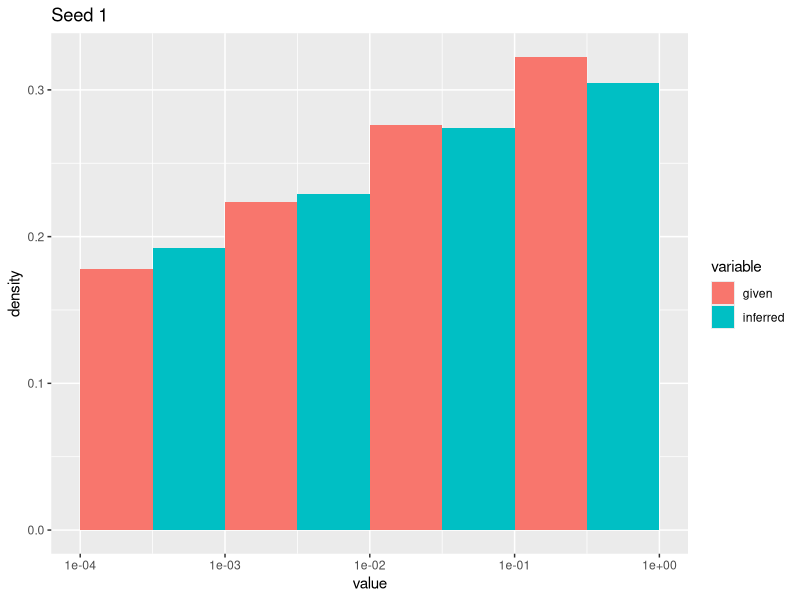
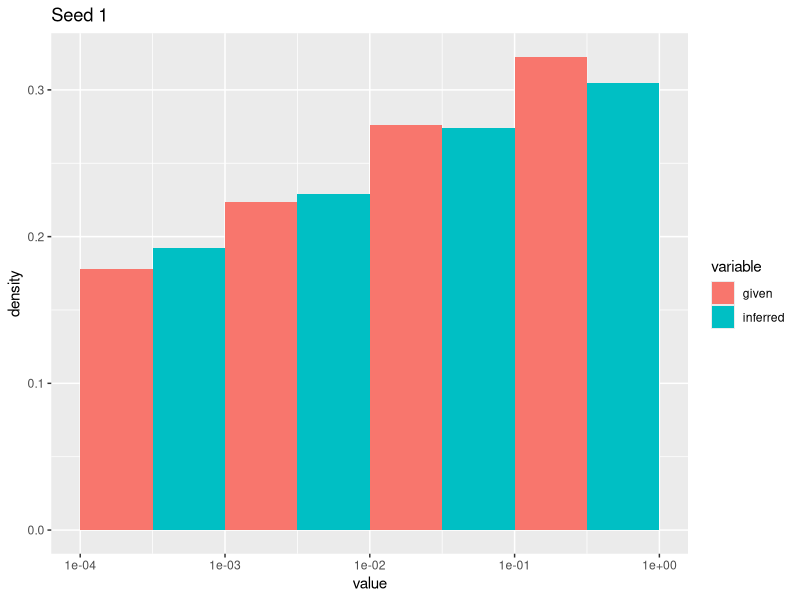
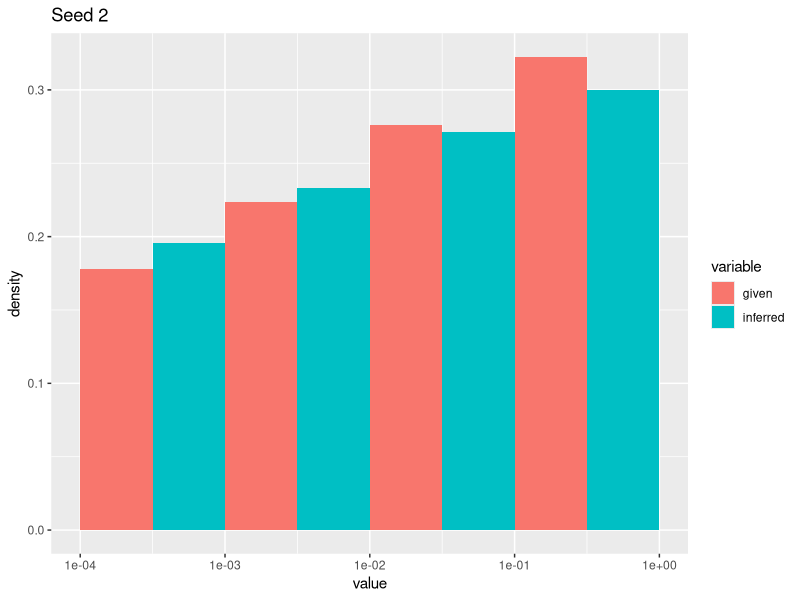
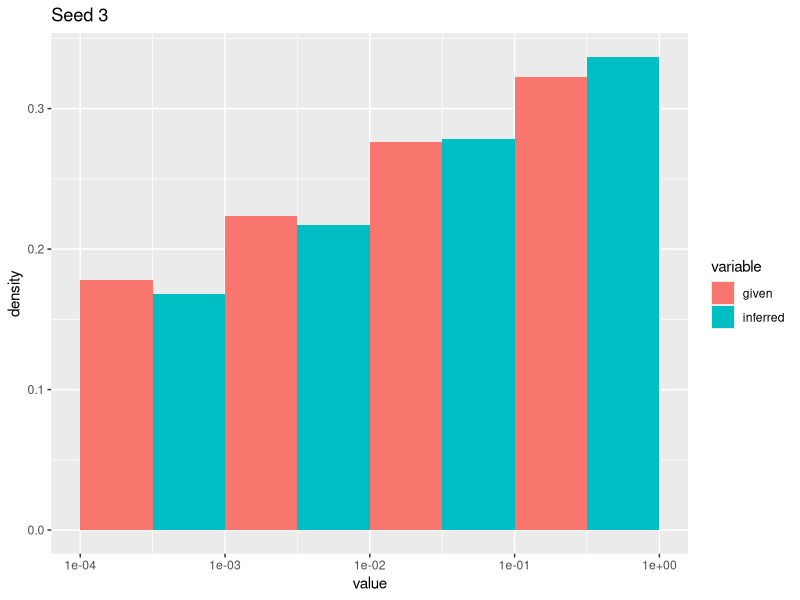
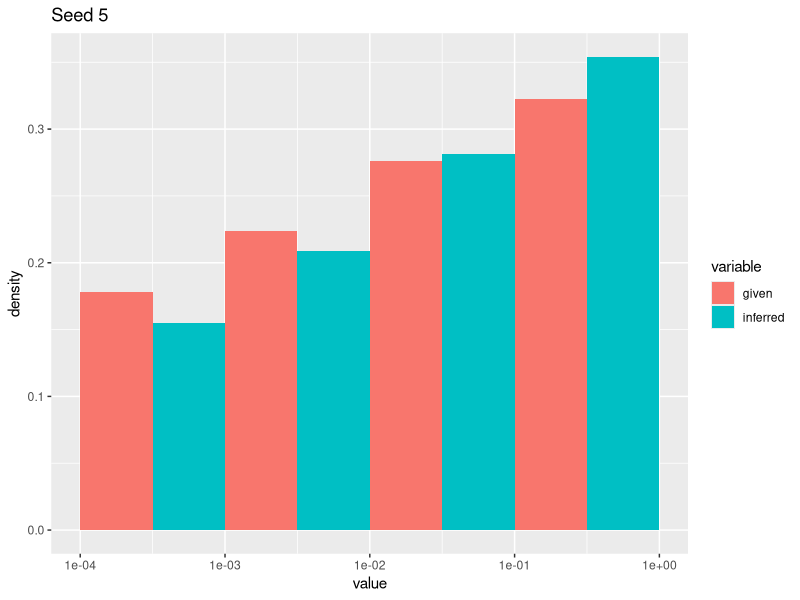
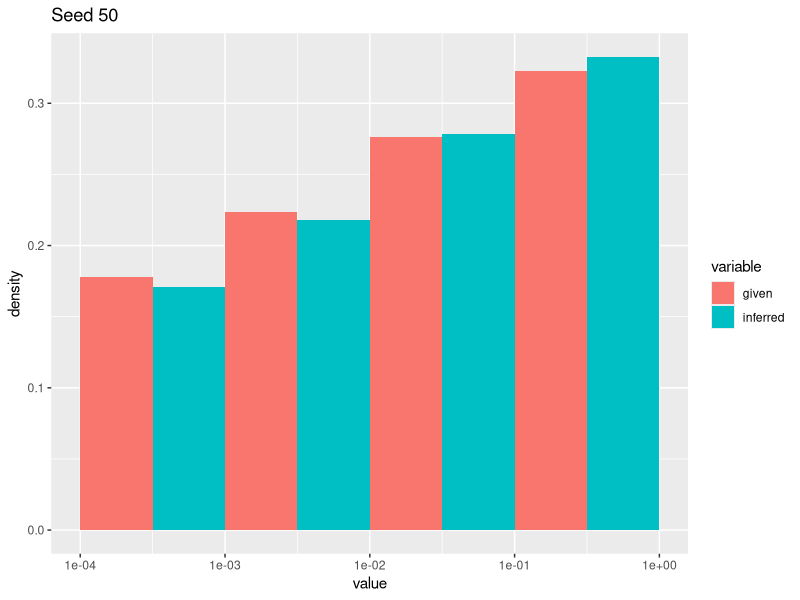
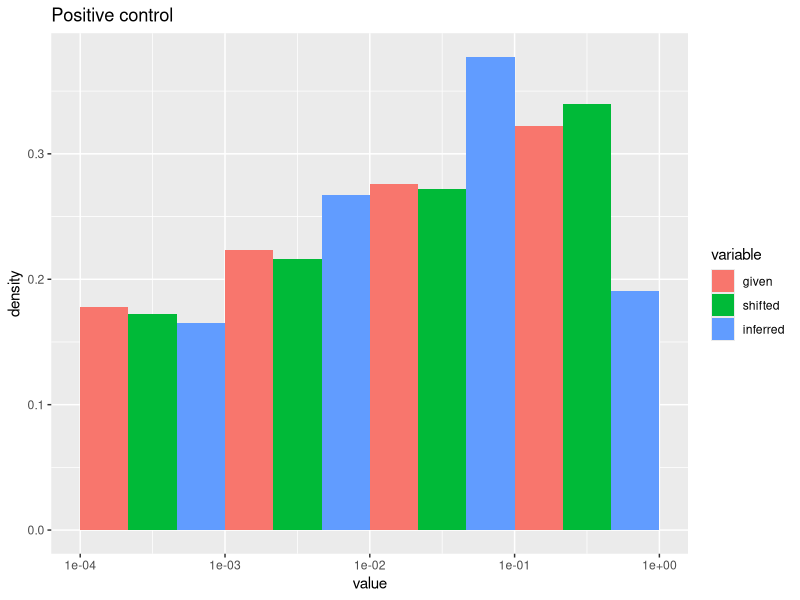
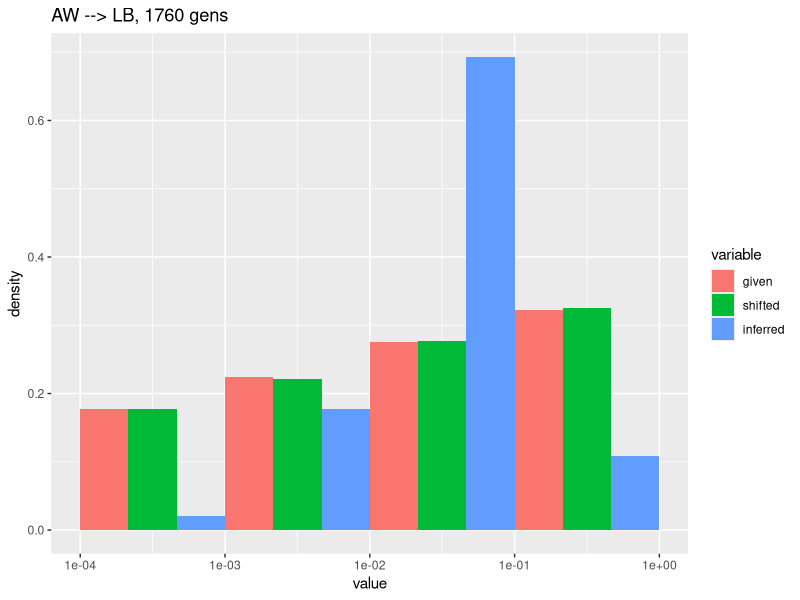

These figures' R source, in order: (Note: this script raises an error after producing the figures.)
# DFE_visual_comparison.R
# Author: Jonathan Mah
# Date: 20190725
# This script is used to visually compare different DFE's.

library(ggplot2)
library(reshape2)

set.seed(1)

given_shape = 0.0980
given_scale = 4.9260

given_dist = rgamma(1000000, shape=given_shape, scale=given_scale)

seed_1_shape = 0.07823031
seed_1_scale = 4.89753492

seed_1_dist = rgamma(1000000, shape=seed_1_shape, scale=seed_1_scale)

seed_2_shape = 0.07286296
seed_2_scale = 4.97917218

seed_2_dist = rgamma(1000000, shape=seed_2_shape, scale=seed_2_scale)

seed_3_shape = 0.11293385
seed_3_scale = 4.76848343

seed_3_dist = rgamma(1000000, shape=seed_3_shape, scale=seed_3_scale)

seed_5_shape = 0.13145862
seed_5_scale = 4.92067621

seed_5_dist = rgamma(1000000, shape=seed_5_shape, scale=seed_5_scale)

seed_50_shape = 0.10862258
seed_50_scale = 4.91345036

seed_50_dist = rgamma(1000000, shape=seed_50_shape, scale=seed_50_scale)

AW_poscon_shifted_shape = 0.0980
AW_poscon_shifted_scale = 492.60
AW_poscon_inferred_shape = 0.21763684
AW_poscon_inferred_scale = 0.23417476

AW_poscon_shifted_dist = rgamma(1000000, shape=AW_poscon_shifted_shape, scale=AW_poscon_shifted_scale)
AW_poscon_inferred_dist = rgamma(1000000, shape=AW_poscon_inferred_shape, scale=AW_poscon_inferred_scale)

AW_LB_shifted_shape = 0.1001
AW_LB_shifted_scale = 4.9873
AW_LB_inferred_shape = 0.99682586
AW_LB_inferred_scale = 0.04518004

AW_LB_shifted_dist = rgamma(1000000, shape=AW_LB_shifted_shape, scale=AW_LB_shifted_scale)
AW_LB_inferred_dist = rgamma(1000000, shape=AW_LB_inferred_shape, scale=AW_LB_inferred_scale)

AW_PG_shifted_shape = 0.0931
AW_PG_shifted_scale = 4.5879
AW_PG_inferred_shape_1760 = 0.9573767
AW_PG_inferred_scale_1760 = 0.03943018

AW_PG_shifted_dist = rgamma(1000000, shape=AW_PG_shifted_shape, scale=AW_PG_shifted_scale)
AW_PG_inferred_dist_1760 = rgamma(1000000, shape=AW_PG_inferred_shape_1760, scale=AW_PG_inferred_scale_1760)

AW_PG_inferred_shape_100 = 0.11647548
AW_PG_inferred_scale_100 = 4.87223218

AW_PG_inferred_dist_100 = rgamma(1000000, shape=AW_PG_inferred_shape_100, scale=AW_PG_inferred_scale_100)

AW_PG_inferred_shape_1000 = 0.13395607
AW_PG_inferred_scale_1000 = 4.98398772

AW_PG_inferred_dist_1000 = rgamma(1000000, shape=AW_PG_inferred_shape_1000, scale=AW_PG_inferred_scale_1000)

AW_PG_inferred_shape_2000 = 0.16675636
AW_PG_inferred_scale_2000 = 4.960004

AW_PG_inferred_dist_2000 = rgamma(1000000, shape=AW_PG_inferred_shape_2000, scale=AW_PG_inferred_scale_2000)

seed_1_df <- data.frame(given = given_dist,
                        inferred = seed_1_dist)

ggplot(melt(seed_1_df), aes(x=value, y=..density.., fill = variable)) + 
  geom_histogram(position = "dodge",
                 breaks=c(0.0001, 0.001, 0.01, 0.1, 1)) +
  scale_x_log10() +
  ggtitle('Seed 1')

seed_1_df <- data.frame(given = given_dist,
                        inferred = seed_1_dist)

ggplot(melt(seed_1_df), aes(x=value, y=..density.., fill = variable)) + 
  geom_histogram(position = "dodge",
                 breaks=c(0.0001, 0.001, 0.01, 0.1, 1)) +
  scale_x_log10() +
  ggtitle('Seed 1')

seed_2_df <- data.frame(given = given_dist,
                        inferred = seed_2_dist)

ggplot(melt(seed_2_df), aes(x=value, y=..density.., fill = variable)) + 
  geom_histogram(position = "dodge",
                 breaks=c(0.0001, 0.001, 0.01, 0.1, 1)) +
  scale_x_log10() +
  ggtitle('Seed 2')

seed_3_df <- data.frame(given = given_dist,
                        inferred = seed_3_dist)

ggplot(melt(seed_3_df), aes(x=value, y=..density.., fill = variable)) + 
  geom_histogram(position = "dodge",
                 breaks=c(0.0001, 0.001, 0.01, 0.1, 1)) +
  scale_x_log10() +
  ggtitle('Seed 3')

seed_5_df <- data.frame(given = given_dist,
                        inferred = seed_5_dist)

ggplot(melt(seed_5_df), aes(x=value, y=..density.., fill = variable)) + 
  geom_histogram(position = "dodge",
                 breaks=c(0.0001, 0.001, 0.01, 0.1, 1)) +
  scale_x_log10() +
  ggtitle('Seed 5')

seed_50_df <- data.frame(given = given_dist,
                        inferred = seed_50_dist)

ggplot(melt(seed_50_df), aes(x=value, y=..density.., fill = variable)) + 
  geom_histogram(position = "dodge",
                 breaks=c(0.0001, 0.001, 0.01, 0.1, 1)) +
  scale_x_log10() +
  ggtitle('Seed 50')

AW_poscon_df <- data.frame(given = given_dist,
                           shifted = AW_poscon_shifted_dist,
                           inferred = AW_poscon_inferred_dist)

ggplot(melt(AW_poscon_df), aes(x=value, y=..density.., fill = variable)) + 
  geom_histogram(position = "dodge",
                 breaks=c(0.0001, 0.001, 0.01, 0.1, 1)) +
  scale_x_log10() +
  ggtitle('Positive control')

AW_LB_df <- data.frame(given = given_dist,
                       shifted = AW_LB_shifted_dist,
                       inferred = AW_LB_inferred_dist)

ggplot(melt(AW_LB_df), aes(x=value, y=..density.., fill = variable)) + 
  geom_histogram(position = "dodge",
                 breaks=c(0.0001, 0.001, 0.01, 0.1, 1)) +
  scale_x_log10() +
  ggtitle('AW --> LB, 1760 gens')

AW_PG_1760_df <- data.frame(given = given_dist,
                            shifted = AW_PG_shifted_dist,
                            inferred = AW_PG_inferred_dist_1760)

ggplot(melt(AW_PG_1760_df), aes(x=value, y=..density.., fill = variable)) + 
  geom_histogram(position = "dodge",
                 breaks=c(0.0001, 0.001, 0.01, 0.1, 1)) +
  scale_x_log10() +
  ggtitle('AW --> PG, 1760 gens')

AW_PG_100_df <- data.frame(given = given_dist,
                            shifted = AW_PG_shifted_dist,
                            inferred = AW_PG_inferred_dist_100)

ggplot(melt(AW_PG_100_df), aes(x=value, y=..density.., fill = variable)) + 
  geom_histogram(position = "dodge",
                 breaks=c(0.0001, 0.001, 0.01, 0.1, 1)) +
  scale_x_log10() +
  ggtitle('AW --> PG, 100 gens')

AW_PG_1000_df <- data.frame(given = given_dist,
                            shifted = AW_PG_shifted_dist,
                            inferred = AW_PG_inferred_dist_1000)

ggplot(melt(AW_PG_1000_df), aes(x=value, y=..density.., fill = variable)) + 
  geom_histogram(position = "dodge",
                 breaks=c(0.0001, 0.001, 0.01, 0.1, 1)) +
  scale_x_log10() +
  ggtitle('AW --> PG, 1000 gens')

AW_PG_2000_df <- data.frame(given = given_dist,
                            shifted = AW_PG_shifted_dist,
                            inferred = AW_PG_inferred_dist_2000)

ggplot(melt(AW_PG_2000_df), aes(x=value, y=..density.., fill = variable)) + 
  geom_histogram(position = "dodge",
                 breaks=c(0.0001, 0.001, 0.01, 0.1, 1)) +
  scale_x_log10() +
  ggtitle('AW --> PG, 2000 gens')





seed_1_df %>% pull(given) %>% hist()

seed_1_df %>% pull(given) %>% summary()

seed_1_df %>% pull(inferred) %>% summary()




seed_1_df %>% pull(given) %>% cut(breaks=c(0.0001, 0.001, 0.01, 0.1, 1), include.lowest = T)

seed_1_df %>% pull(inferred) %>% cut(breaks=c(0.0001, 0.001, 0.01, 0.1, 1), include.lowest = T)

